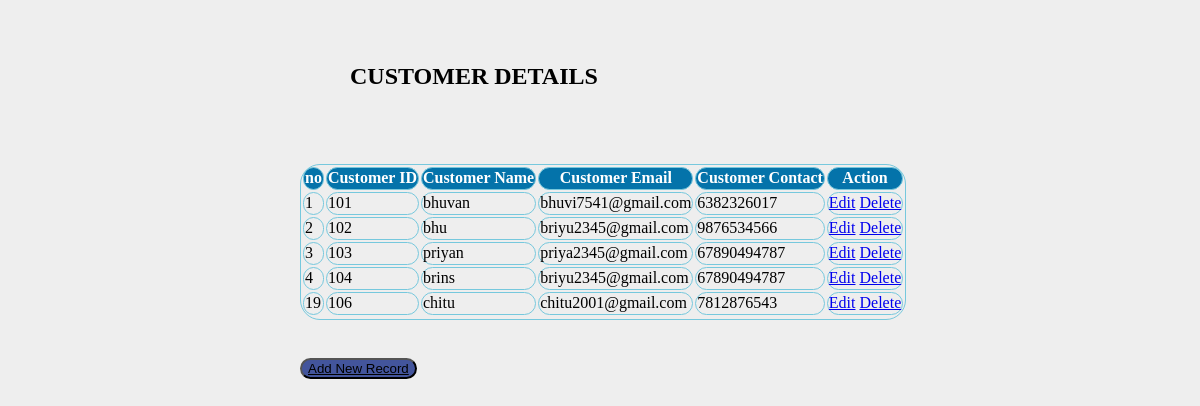
The page /show on the database its author committed.
### crud/models.py (models this page shows, shortened)
class Employee(models.Model):
    cid = models.CharField(max_length=20)
    cname = models.CharField(max_length=100)
    cemail = models.EmailField()
    ccontact = models.IntegerField(max_length=15)
    class Meta:
        db_table = "customer"

### crud/views.py (the view)
# urls.py: path('show',views.show),
def show(request):
    employees = Employee.objects.all()
    return render(request,"show.html",{'employees':employees})

### crud/templates/show.html (shortened to what this page needs)
<!DOCTYPE html>
<html lang="en">
<head>
    {% load static %}
    <link rel="stylesheet" type="text/css" href="{% static 'css/style.css' %}" />
</head>
<body><br>
    <h2>CUSTOMER DETAILS</h2>
    <table>
        <thead><br><br><br>
            <tr>
                <th>no</th>
                <th>Customer ID</th>
                <th>Customer Name</th>
                <th>Customer Email</th>
                <th>Customer Contact</th>
                <th>Action</th>
            </tr>
        </thead>
        <tbody>
            {% for crud in employees %}
            <tr>
                <td>{{crud.id}}</td>
                <td>{{ crud.cid }}</td>
                <td >{{crud.cname}}</td>
                <td>{{crud.cemail}}</td>
                <td>{{crud.ccontact}}</td>
                <td>
                    <a href="edit/{{ crud.id }}">Edit</a>
                    <a href="delete/{{crud.id}}">Delete</a>
                </td>
            </tr>
            {% endfor %}
        </tbody>
    </table>
    <br>
    <br>
    <button><a style="color:black;" href="/emp">Add New Record</a></button>
</body>
</html>

### crud/static/css/style.css (style rules this page uses)
body { background: #eee; height: 100%; margin: 25px 0; padding-left: 300px; }
table, th, td { margin-bottom: 2px; padding-bottom: 2px; border-radius: 20px; border: 1px solid rgb(118, 200, 221); }
th { background-color: #0473aa; color: white; }
button { border-radius: 12px; color: aqua; background-color: #43559c; cursor: pointer; }
h2 { margin-left: 50px; }

### rows shown on the page
Employee: id "1", cid "101", cname "bhuvan", cemail "bhuvi7541@gmail.com", ccontact "6382326017"
Employee: id "2", cid "102", cname "bhu", cemail "briyu2345@gmail.com", ccontact "9876534566"
Employee: id "3", cid "103", cname "priyan", cemail "priya2345@gmail.com", ccontact "67890494787"
Employee: id "4", cid "104", cname "brins", cemail "briyu2345@gmail.com", ccontact "67890494787"
Employee: id "19", cid "106", cname "chitu", cemail "chitu2001@gmail.com", ccontact "7812876543"
